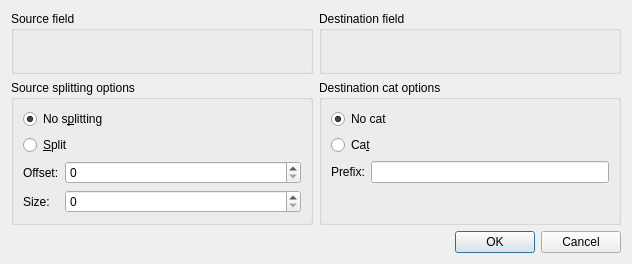
<?xml version="1.0" encoding="UTF-8"?>
<ui version="4.0">
 <class>mdtSqlCopierFieldMappingDialog</class>
 <widget class="QDialog" name="mdtSqlCopierFieldMappingDialog">
  <property name="geometry">
   <rect>
    <x>0</x>
    <y>0</y>
    <width>632</width>
    <height>264</height>
   </rect>
  </property>
  <property name="windowTitle">
   <string>Field mapping</string>
  </property>
  <layout class="QVBoxLayout" name="verticalLayout_5">
   <item>
    <layout class="QGridLayout" name="gridLayout">
     <item row="0" column="0">
      <widget class="QGroupBox" name="gbSourceField">
       <property name="title">
        <string>Source field</string>
       </property>
       <layout class="QVBoxLayout" name="verticalLayout_3"/>
      </widget>
     </item>
     <item row="0" column="1">
      <widget class="QGroupBox" name="gbDestinationField">
       <property name="title">
        <string>Destination field</string>
       </property>
       <layout class="QVBoxLayout" name="verticalLayout_4"/>
      </widget>
     </item>
     <item row="1" column="0">
      <widget class="QGroupBox" name="gbSourceSplitting">
       <property name="sizePolicy">
        <sizepolicy hsizetype="MinimumExpanding" vsizetype="Preferred">
         <horstretch>0</horstretch>
         <verstretch>0</verstretch>
        </sizepolicy>
       </property>
       <property name="title">
        <string>Source splitting options</string>
       </property>
       <layout class="QVBoxLayout" name="verticalLayout">
        <item>
         <widget class="QRadioButton" name="rbNoSourceSplitting">
          <property name="text">
           <string>No s&amp;plitting</string>
          </property>
          <property name="checked">
           <bool>true</bool>
          </property>
         </widget>
        </item>
        <item>
         <widget class="QRadioButton" name="rbUseSourceSplitting">
          <property name="text">
           <string>&amp;Split</string>
          </property>
         </widget>
        </item>
        <item>
         <layout class="QFormLayout" name="formLayout">
          <item row="0" column="0">
           <widget class="QLabel" name="lbSourceSplittingStartOffset">
            <property name="text">
             <string>Offset:</string>
            </property>
           </widget>
          </item>
          <item row="1" column="0">
           <widget class="QLabel" name="lbSourceSplittingSize">
            <property name="text">
             <string>Size:</string>
            </property>
           </widget>
          </item>
          <item row="1" column="1">
           <widget class="QSpinBox" name="sbSourceSplittingSize"/>
          </item>
          <item row="0" column="1">
           <widget class="QSpinBox" name="sbSourceSplittingStartOffset">
            <property name="maximum">
             <number>99</number>
            </property>
           </widget>
          </item>
         </layout>
        </item>
       </layout>
      </widget>
     </item>
     <item row="1" column="1">
      <widget class="QGroupBox" name="gbDestinationCat">
       <property name="sizePolicy">
        <sizepolicy hsizetype="MinimumExpanding" vsizetype="Preferred">
         <horstretch>0</horstretch>
         <verstretch>0</verstretch>
        </sizepolicy>
       </property>
       <property name="title">
        <string>Destination cat options</string>
       </property>
       <layout class="QVBoxLayout" name="verticalLayout_2">
        <item>
         <widget class="QRadioButton" name="rbNoDestinationCat">
          <property name="text">
           <string>No cat</string>
          </property>
          <property name="checked">
           <bool>true</bool>
          </property>
         </widget>
        </item>
        <item>
         <widget class="QRadioButton" name="rbUseDestinationCat">
          <property name="text">
           <string>Ca&amp;t</string>
          </property>
         </widget>
        </item>
        <item>
         <layout class="QFormLayout" name="formLayout_2">
          <item row="0" column="0">
           <widget class="QLabel" name="lbDestinationCatPrefix">
            <property name="text">
             <string>Prefix:</string>
            </property>
           </widget>
          </item>
          <item row="0" column="1">
           <widget class="QLineEdit" name="leDestinationCatPrefix"/>
          </item>
         </layout>
        </item>
       </layout>
      </widget>
     </item>
    </layout>
   </item>
   <item>
    <widget class="QDialogButtonBox" name="buttonBox">
     <property name="orientation">
      <enum>Qt::Horizontal</enum>
     </property>
     <property name="standardButtons">
      <set>QDialogButtonBox::Cancel|QDialogButtonBox::Ok</set>
     </property>
    </widget>
   </item>
  </layout>
 </widget>
 <resources/>
 <connections>
  <connection>
   <sender>buttonBox</sender>
   <signal>accepted()</signal>
   <receiver>mdtSqlCopierFieldMappingDialog</receiver>
   <slot>accept()</slot>
   <hints>
    <hint type="sourcelabel">
     <x>248</x>
     <y>254</y>
    </hint>
    <hint type="destinationlabel">
     <x>157</x>
     <y>274</y>
    </hint>
   </hints>
  </connection>
  <connection>
   <sender>buttonBox</sender>
   <signal>rejected()</signal>
   <receiver>mdtSqlCopierFieldMappingDialog</receiver>
   <slot>reject()</slot>
   <hints>
    <hint type="sourcelabel">
     <x>316</x>
     <y>260</y>
    </hint>
    <hint type="destinationlabel">
     <x>286</x>
     <y>274</y>
    </hint>
   </hints>
  </connection>
 </connections>
</ui>
